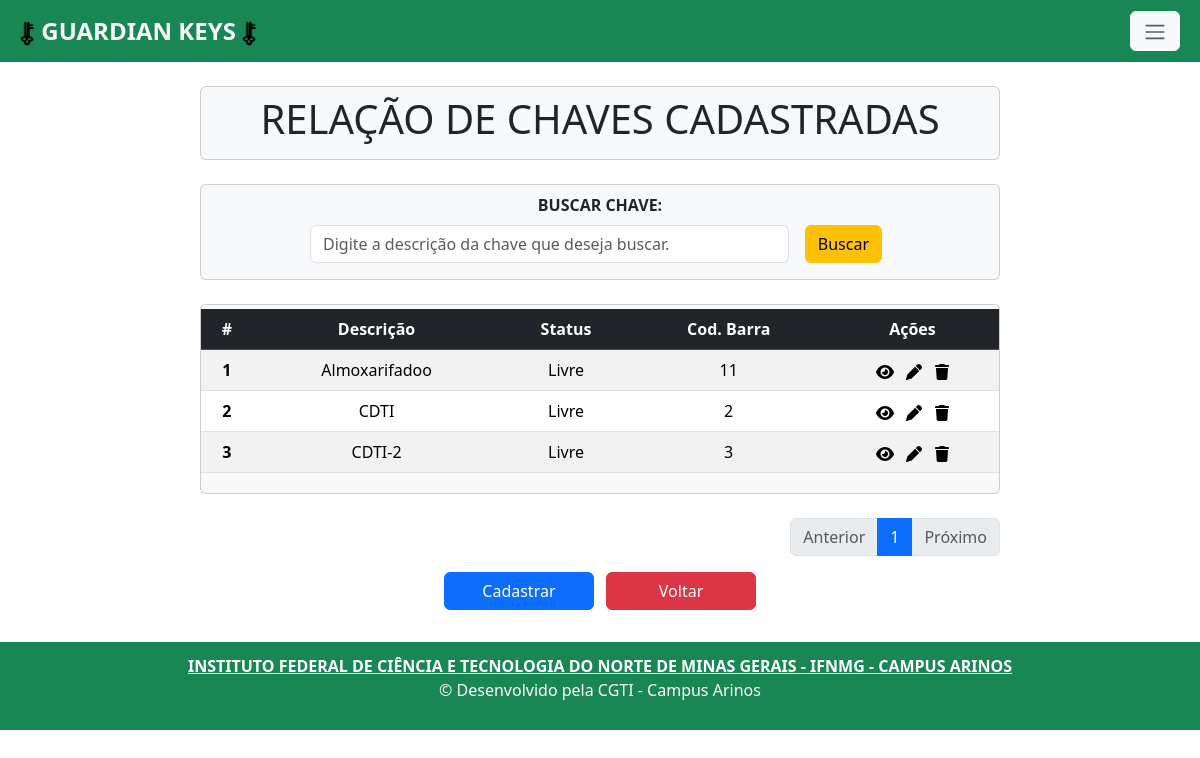
The app's page /chave_index/ with its own data.
### app/models.py (models this page shows, shortened)
class Chave(models.Model):
    descricao = models.CharField(max_length=150)
    status = models.CharField(max_length=22, choices=STATUS)
    codbarra = models.CharField(max_length=150, unique=True)

### app/views.py (the view)
# urls.py: path('chave_index/', chave_index, name='chave_index'),
def chave_index(request):
    data = {}
    search = request.GET.get('search')
    if search:
        data['db'] = Chave.objects.filter(descricao__icontains=search)
        paginators = Paginator (data['db'], 1000)
        page_num = request.GET.get('page')
        page = paginators.get_page(page_num)
    else:
        data['db'] = Chave.objects.all()
        paginators = Paginator (data['db'], 10)
        page_num = request.GET.get('page')
        page = paginators.get_page(page_num)
    return render(request, 'chave_index.html', {'page': page})

### app/templates/chave_index.html (shortened to what this page needs)
{% extends 'base.html' %}
{% load static %}
{% block content%}
    <div class="col-8 m-auto pt-2 pb-2 text-center card rounded bg-light mb-4">
    <h1>RELAÇÃO DE CHAVES CADASTRADAS</h1>
    </div>
    <div class="col-8 m-auto pt-2 pb-2 text-center card rounded bg-light mb-4">
      <form  method="get" >
        <label for="inputBuscar" class="form-label" ></label><strong>BUSCAR CHAVE:</strong></label>
        <div class="d-flex justify-content-center align-items-center mt-2 mb-2">
          <input type="text" id="search" name="search" class="form-control me-3" style="width: 60%;" placeholder="Digite a descrição da chave que deseja buscar.">
          <button type="submit" class="btn btn-warning me-2">Buscar</button>
        </div>
      </form>
    </div>
    <div class="col-8 m-auto pt-1 pb-1 text-center card rounded bg-light mb-4">
      <table class="table table-striped">
          <thead class="table-dark">
            <tr>
              <th scope="col">#</th>
              <th scope="col">Descrição</th>
              <th scope="col">Status</th>
              <th scope="col">Cod. Barra</th>
              <th scope="col">Ações</th>
            </tr>
          </thead>
          <tbody>
            {% for dbs in page.object_list %}
              <tr>
                <th scope="row">{{dbs.id}}</th>
                <td>{{dbs.descricao}}</td>
                <td>{{dbs.status}}</td>
                <td>{{dbs.codbarra}}</td>
                <td>
                  <a class="me-2" href="/chave_view/{{dbs.id}}/"></a>
                  <a class="me-2" href="/chave_edit/{{dbs.id}}/"></a>
                  <a onclick="return confirm('Deseja apagar este registro?');" href="/chave_delete/{{dbs.id}}"></a>
                </td>
              </tr>
            {% endfor %}
          </tbody>
        </table>
    </div>
      <div class=" col-8  m-auto d-flex justify-content-end ">
          <div >
            <ul class="pagination">
              {% if page.has_previous %}
                <li class="page-item">
                  <a class="page-link" href="{% url 'chave_index' %}?page={{page.previous_page_number}}">Anterior</a>
                </li>
              {% else %}
                <li class="page-item disabled">
                  <a class="page-link" href="#" tabindex="-1" aria-disabled="true">Anterior</a>
                </li>
              {% endif %}
              {% for pg in page.paginator.page_range %}
                {% if pg == 1 or pg == 2 or pg == 3 or pg == page.paginator.num_pages or page == page.paginator.num_pages|add:'-1' or page == page.paginator.num_pages|add:'-2'%}
                  {% if page.number == pg %}
                    <li class="page-item active"><a class="page-link" href="?page={{ pg }}">{{ pg }}</a></li>
                  {% else %}
                    <li class="page-item"><a class="page-link" href="?page={{ pg }}">{{ pg }}</a></li>
                  {% endif %}
                {% endif %}
              {% endfor %}
              {% if page.has_next %}
                <li class="page-item-active">
                  <a class="page-link" href="{% url 'chave_index' %}?page={{page.next_page_number}}">Próximo</a>
                </li>
              {% else %}
                <li class="page-item disabled">
                  <a class="page-link" href="#" tabindex="-1" aria-disabled="true">Próximo</a>
                </li>
              {% endif %}
            </ul>
          </div>
        </div>
      <div class="col-8 m-auto  pb-2 text-center ">
         <a class="btn btn-primary me-2" style="width: 150px;" href="/chave_form"> Cadastrar </a>
        <a class="btn btn-danger" style="width: 150px;" href="/"> Voltar </a>
      </div>
{% endblock %}

### records on screen
Chave: id "1", descricao "Almoxarifadoo", status "Livre", codbarra "11"
Chave: id "2", descricao "CDTI", status "Livre", codbarra "2"
Chave: id "3", descricao "CDTI-2", status "Livre", codbarra "3"

### other values on screen
{{ pg }} "1"
